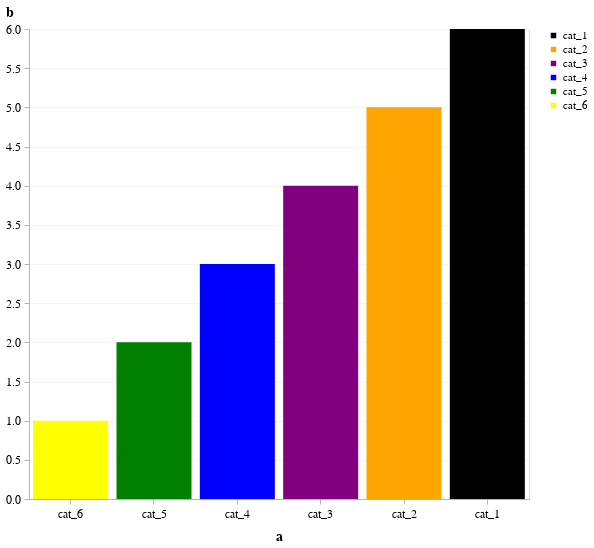

Write notebook code for a chart like this one.
### Markdown cell above
## Colors

### Code cell
# It is possible to assign specific colors to different categories in a group 


source=pd.DataFrame(data={'a':['cat_1','cat_2','cat_3','cat_4','cat_5','cat_6'],'b':[6,5,4,3,2,1]})


domain = ['cat_1','cat_2','cat_3','cat_4','cat_5','cat_6']
range_ = ['Black','Orange','Purple','Blue','Green','Yellow']


(alt.Chart(source)
    .mark_bar()
    .encode(
        x=alt.X('a:N', axis=alt.Axis(labelAngle=0), sort='-x',
                
                ),
        y=alt.Y('b:Q'
               ),
        color=alt.Color('a',
                        scale=alt.Scale(domain=domain, range=range_))
        )
    .properties(width=500)
)

### Figure 1 — Vega-Lite specification as saved in the notebook (floating-point values rounded to 4 significant figures)
{"config": {"area": {"fill": "#FF6A00"}, "bar": {"fill": "#FF6A00"}, "view": {"continuousWidth": 800, "continuousHeight": 470}, "axisBand": {"grid": false}, "axis": {"domain": true, "domainColor": "#B5B5B5", "domainWidth": 1, "grid": true, "gridColor": "#F7F4EF", "gridWidth": 1, "labelFont": "Super Grotesk Offc Pro", "labelFontSize": 12, "labelPadding": 4, "tickColor": "#B5B5B5", "tickSize": 5, "titleFont": "Super Grotesk Offc Pro", "titleFontSize": 14, "titlePadding": 10}, "axisY": {"titleAngle": 0, "titleY": -10, "titleX": -20}, "background": "#ffffff", "legend": {"labelFontSize": 11, "padding": 1, "symbolSize": 30, "symbolType": "square", "title": null, "titleFont": "Super Grotesk Offc Pro", "titleFontSize": 14, "labelFont": "Super Grotesk Offc Pro", "titlePadding": 10, "orient": "right", "direction": "vertical"}, "line": {"stroke": "#FF6A00", "strokeWidth": 2}, "point": {"filled": true}, "rect": {"fill": "#FF6A00"}, "range": {"category": ["#FF6A00", "#00B67D", "#FA4092", "#169FD9", "#FFC000"]}, "style": {"bar": {"binSpacing": 2, "fill": "#FF6A00", "stroke": null}}, "title": {"anchor": "start", "font": "Super Grotesk Offc Pro", "fontSize": 24, "fontWeight": 600, "offset": 20}}, "data": {"name": "data-1d3c1b85a0f83db27d3dbc4bbec35574"}, "mark": "bar", "encoding": {"color": {"field": "a", "scale": {"domain": ["cat_1", "cat_2", "cat_3", "cat_4", "cat_5", "cat_6"], "range": ["Black", "Orange", "Purple", "Blue", "Green", "Yellow"]}, "type": "nominal"}, "x": {"axis": {"labelAngle": 0}, "field": "a", "sort": "-x", "type": "nominal"}, "y": {"field": "b", "type": "quantitative"}}, "width": 500, "$schema": "https://vega.github.io/schema/vega-lite/v4.17.0.json", "datasets": {"data-1d3c1b85a0f83db27d3dbc4bbec35574": [{"a": "cat_1", "b": 6}, {"a": "cat_2", "b": 5}, {"a": "cat_3", "b": 4}, {"a": "cat_4", "b": 3}, {"a": "cat_5", "b": 2}, {"a": "cat_6", "b": 1}]}}
